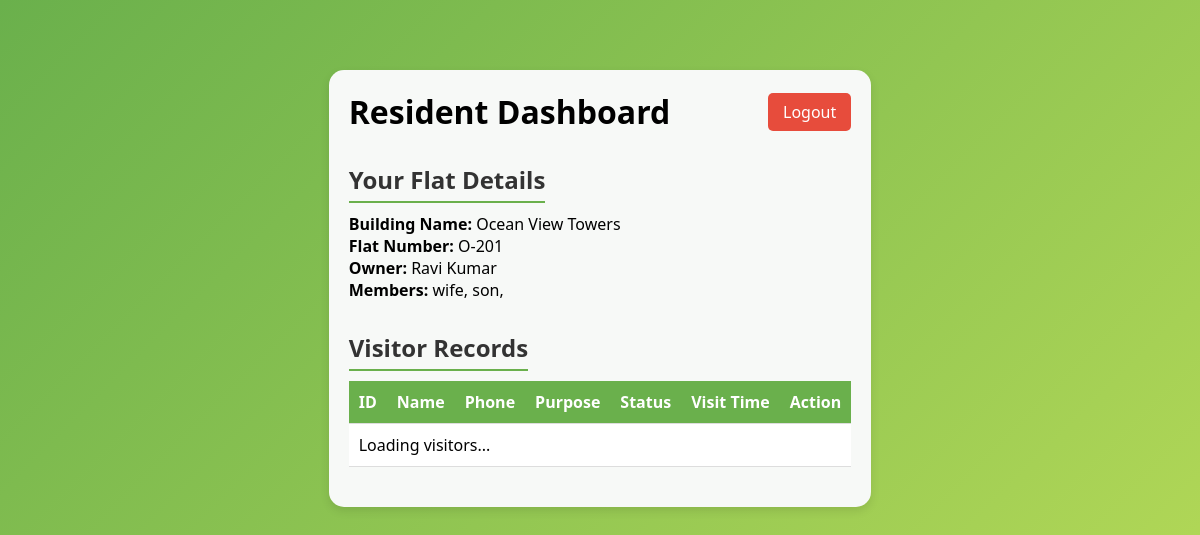
/users/resident/resident.php (signed in), run on the app's committed database.
### tables this page shows
CREATE TABLE IF NOT EXISTS `flat_details` (
  `flat_id` int NOT NULL AUTO_INCREMENT,
  `building_id` int DEFAULT NULL,
  `flat_no` varchar(10) NOT NULL,
  `flat_area` float DEFAULT NULL,
  `ownership_status` enum('Owner','Tenant') DEFAULT NULL,
  PRIMARY KEY (`flat_id`),
  UNIQUE KEY `flat_no` (`flat_no`),
  KEY `building_id` (`building_id`)
);

CREATE TABLE IF NOT EXISTS `building_table` (
  `building_id` int NOT NULL AUTO_INCREMENT,
  `building_name` varchar(100) NOT NULL,
  `address` varchar(255) NOT NULL,
  `total_flats` int NOT NULL,
  PRIMARY KEY (`building_id`)
);

CREATE TABLE IF NOT EXISTS `resident_details` (
  `resident_id` int NOT NULL AUTO_INCREMENT,
  `flat_id` int DEFAULT NULL,
  `name` varchar(100) DEFAULT NULL,
  `phone_no` varchar(15) DEFAULT NULL,
  `email` varchar(100) DEFAULT NULL,
  `username` varchar(50) DEFAULT NULL,
  `password` varchar(255) DEFAULT NULL,
  `role` enum('Admin','Supervisor','Resident') DEFAULT NULL,
  PRIMARY KEY (`resident_id`),
  KEY `flat_id` (`flat_id`)
);

### users/resident/resident.php (the view, shortened to what this page needs)
<?php
require('../../utils/db_conn.php');
$username = $_SESSION['username'];
$resident = $conn->query("SELECT * FROM resident_details WHERE username='$username'")->fetch_assoc();
$flat_id = $resident['flat_id'];
$flat_query = $conn->query("
    SELECT f.flat_no, b.building_name
    FROM flat_details f
    JOIN building_table b ON f.building_id = b.building_id
    WHERE f.flat_id = '$flat_id'
");
$flat_info = $flat_query->fetch_assoc();
$flat_residents = $conn->query("SELECT * FROM resident_details WHERE flat_id='$flat_id' ORDER BY resident_id ASC");
$owner = $flat_residents->fetch_assoc();
$members = [];
while ($r = $flat_residents->fetch_assoc())
{
    $members[] = $r;
}
?>
<!DOCTYPE html>
<html lang="en">
<head>
    <link rel="stylesheet" href="../../css/style_resident.css">
</head>
<body>
<div class="dashboard-container">
    <div class="header">
        <h1>Resident Dashboard</h1>
        <a href="../../logout.php" class="logout-btn">Logout</a>
    </div>
    <h2 class="section-title">Your Flat Details</h2>
    <div class="add-form">
        <p><strong>Building Name:</strong> <?= htmlspecialchars($flat_info['building_name'] ?? 'N/A') ?></p>
        <p><strong>Flat Number:</strong> <?= htmlspecialchars($flat_info['flat_no'] ?? 'N/A') ?></p>
        <p><strong>Owner:</strong> <?= htmlspecialchars($owner['name'] ?? 'N/A') ?></p>
        <p><strong>Members:</strong>
            <?php
            if (!empty($members))
            {
                foreach ($members as $m)
                {
                    echo htmlspecialchars($m['name']) . ", ";
                }
            }
            else
            {
                echo "No additional members.";
            }
            ?>
        </p>
    </div>
    <h2 class="section-title">Visitor Records</h2>
    <div class="table-container">
        <table>
            <thead>
                <tr>
                    <th>ID</th>
                    <th>Name</th>
                    <th>Phone</th>
                    <th>Purpose</th>
                    <th>Status</th>
                    <th>Visit Time</th>
                    <th>Action</th>
                </tr>
            </thead>
            <tbody id="visitorTableBody">
                <tr><td colspan="7">Loading visitors...</td></tr>
            </tbody>
        </table>
    </div>
</div>
</body>
</html>

### css/style_resident.css (style rules this page uses)
* { margin: 0; padding: 0; box-sizing: border-box; font-family: 'Segoe UI', Tahoma, Geneva, Verdana, sans-serif; }
body { background: linear-gradient(135deg, #6ab04c, #badc58); display: flex; justify-content: center; align-items: flex-start; min-height: 100vh; padding: 40px 0; }
.dashboard-container { max-width: 1000px; margin: 30px auto; padding: 20px; background: #f7f9f7; border-radius: 15px; box-shadow: 0 4px 10px rgba(0,0,0,0.1); }
.header { display: flex; justify-content: space-between; align-items: center; }
.logout-btn { padding: 8px 15px; background: #e74c3c; color: white; text-decoration: none; border-radius: 5px; transition: 0.3s; }
.section-title { margin-top: 30px; margin-bottom: 10px; color: #333; border-bottom: 2px solid #6ab04c; display: inline-block; padding-bottom: 5px; }
.table-container { overflow-x: auto; margin-bottom: 20px; }
table { width: 100%; border-collapse: collapse; background: white; }
th, td { padding: 10px; text-align: left; border-bottom: 1px solid #ddd; }
th { background: #6ab04c; color: white; }

### data on the page
flat_details: building.building_name "Ocean View Towers", flat_no "O-201"
resident_details: name "Ravi Kumar"
resident_details: name "wife"
resident_details: name "son"
